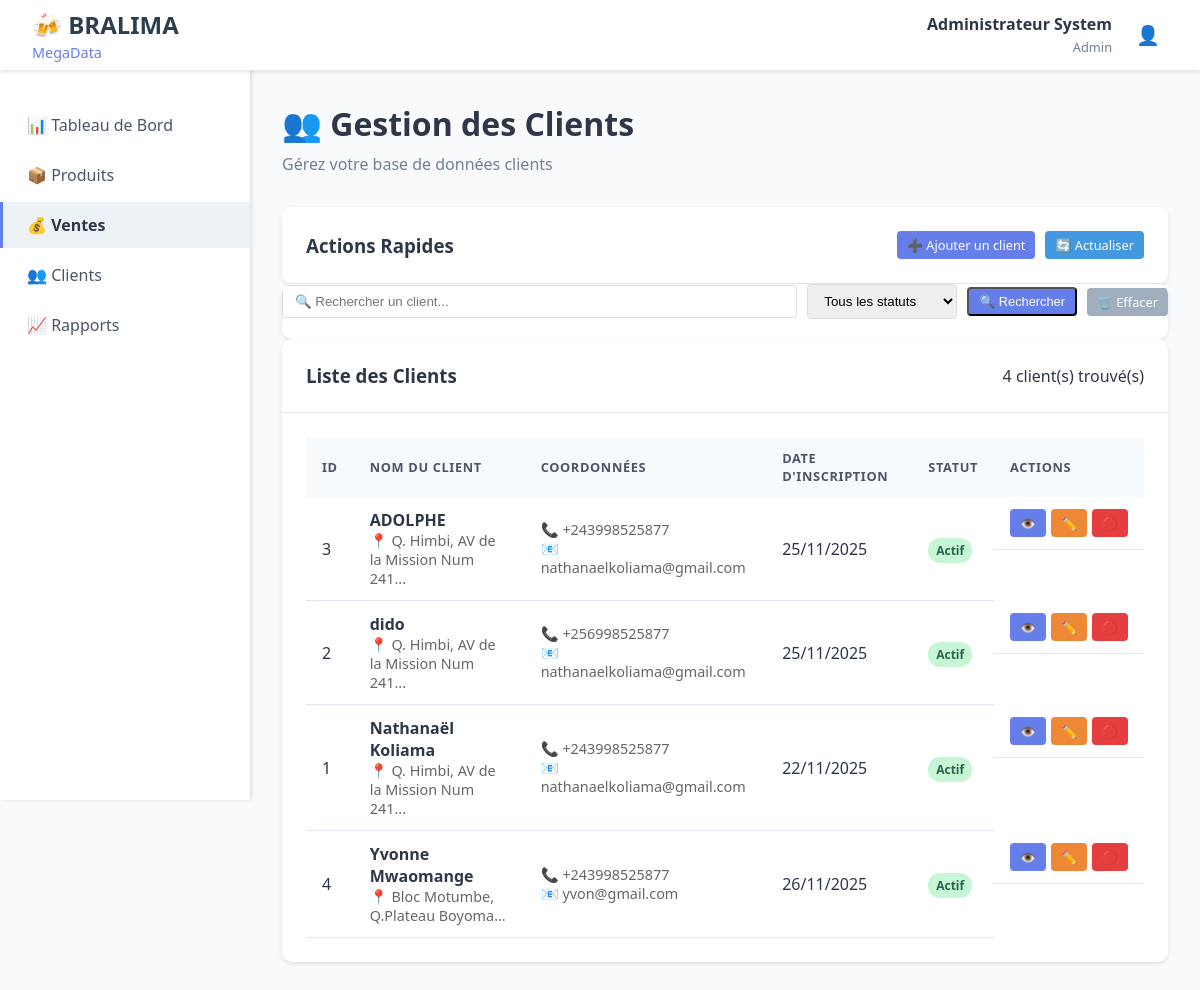
Before: /modules/clients/liste.php (signed in) with the older database file.
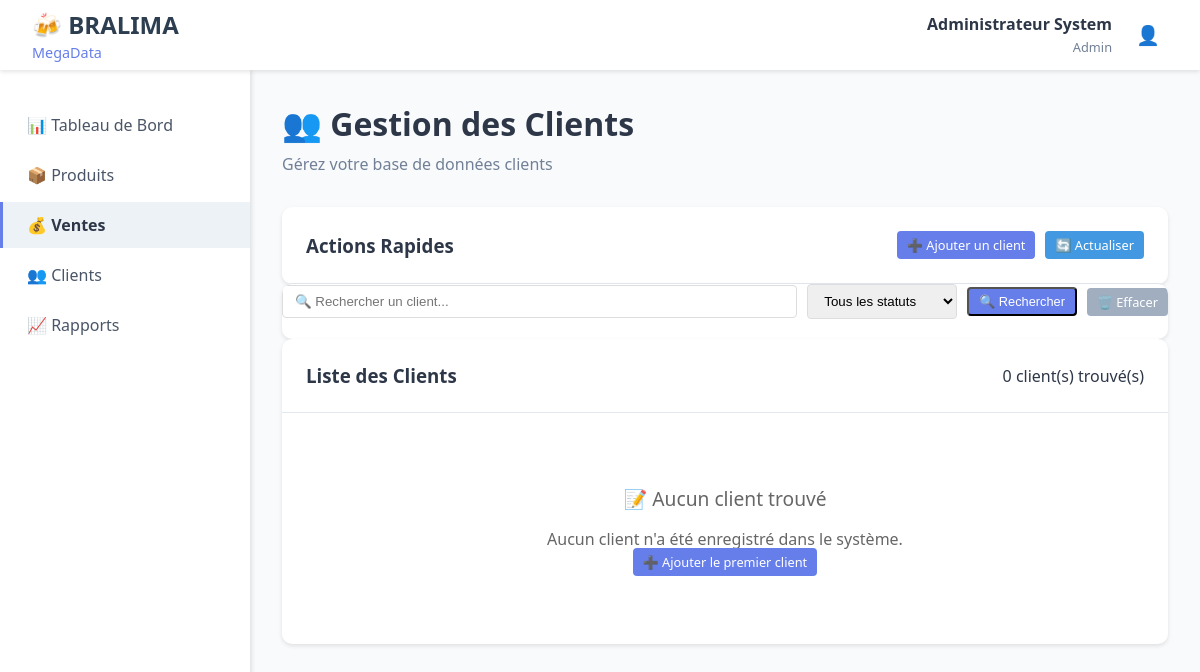
After: the same page with the newer database file.
### tables this page shows
CREATE TABLE clients (
    id_client INT PRIMARY KEY AUTO_INCREMENT,
    nom_client VARCHAR(100) NOT NULL,
    adresse TEXT,
    telephone VARCHAR(20),
    email VARCHAR(100),
    date_creation DATETIME DEFAULT CURRENT_TIMESTAMP,
    statut ENUM('actif', 'inactif') DEFAULT 'actif'
);

### modules/clients/liste.php (the view, shortened to what the changed rows need)
<!DOCTYPE html>
<html lang="fr">
<head>
    <link rel="stylesheet" href="../../assets/css/dashboard.css">
</head>
<body>
    <?php include '../../includes/header.php'; ?>
    <div class="container">
        <main class="main-content">
            <div class="page-header">
                <h1>👥 Gestion des Clients</h1>
            </div>
            <div class="content-card">
                <div class="card-header">
                    <h3>Liste des Clients</h3>
                    <span id="clientCount">
                        <?php
                        try {
                            $pdo = getDBConnection();
                            $where = [];
                            $params = [];
                            $where_clause = $where ? 'WHERE ' . implode(' AND ', $where) : '';
                            $count_sql = "SELECT COUNT(*) as total FROM clients $where_clause";
                            $stmt = $pdo->prepare($count_sql);
                            $stmt->execute($params);
                            $total = $stmt->fetch()['total'];
                            echo $total . ' client(s) trouvé(s)';
                        } catch (Exception $e) {
                            echo 'Erreur de comptage';
                        }
                        ?>
                    </span>
                </div>
                <div class="card-content">
                    <?php
                    try {
                        $pdo = getDBConnection();
                        $sql = "
                            SELECT * FROM clients
                            $where_clause
                            ORDER BY nom_client
                        ";
                        $stmt = $pdo->prepare($sql);
                        $stmt->execute($params);
                        $clients = $stmt->fetchAll();
                        if (count($clients) > 0):
                    ?>
                            <table class="data-table">
                                <thead>
                                    <tr>
                                        <th>ID</th>
                                        <th>Nom du Client</th>
                                        <th>Coordonnées</th>
                                        <th>Date d'inscription</th>
                                        <th>Statut</th>
                                        <th>Actions</th>
                                    </tr>
                                </thead>
                                <tbody>
                                    <?php foreach ($clients as $client): ?>
                                        <tr>
                                            <td><?php echo $client['id_client']; ?></td>
                                            <td>
                                                <strong><?php echo $client['nom_client']; ?></strong>
                                                <?php if (!empty($client['adresse'])): ?>
                                                    <div class="client-info">
                                                        📍 <?php echo substr($client['adresse'], 0, 50); ?>...
                                                    </div>
                                                <?php endif; ?>
                                            </td>
                                            <td>
                                                <?php if (!empty($client['telephone'])): ?>
                                                    <div class="client-info">📞 <?php echo $client['telephone']; ?></div>
                                                <?php endif; ?>
                                                <?php if (!empty($client['email'])): ?>
                                                    <div class="client-info">📧 <?php echo $client['email']; ?></div>
                                                <?php endif; ?>
                                            </td>
                                            <td><?php echo date('d/m/Y', strtotime($client['date_creation'])); ?></td>
                                            <td>
                                                <?php if ($client['statut'] == 'actif'): ?>
                                                    <span class="badge badge-success">Actif</span>
                                                <?php else: ?>
                                                    <span class="badge badge-danger">Inactif</span>
                                                <?php endif; ?>
                                            </td>
                                            <td class="actions">
                                                <a href="details.php?id=<?php echo $client['id_client']; ?>" class="btn btn-primary" title="Voir détails">
                                                    👁️
                                                </a>
                                                <a href="modifier.php?id=<?php echo $client['id_client']; ?>" class="btn btn-warning" title="Modifier">
                                                    ✏️
                                                </a>
                                                <?php if ($client['statut'] == 'actif'): ?>
                                                    <a href="desactiver.php?id=<?php echo $client['id_client']; ?>" class="btn btn-danger" title="Désactiver"
                                                        onclick="return confirm('Désactiver le client \'<?php echo $client['nom_client']; ?>\'?')">
                                                        🚫
                                                    </a>
                                                <?php else: ?>
                                                    <a href="activer.php?id=<?php echo $client['id_client']; ?>" class="btn btn-success" title="Activer">
                                                        ✅
                                                    </a>
                                                <?php endif; ?>
                                            </td>
                                        </tr>
                                    <?php endforeach; ?>
                                </tbody>
                            </table>
                        <?php else: ?>
                            <div style="text-align: center; padding: 3rem; color: #666;">
                                <p style="font-size: 1.2rem; margin-bottom: 1rem;">📝 Aucun client trouvé</p>
                                <p>
                                    <?php if (!empty($_GET['search']) || !empty($_GET['statut'])): ?>
                                        Aucun client ne correspond à vos critères de recherche.
                                        <br>
                                        <a href="liste.php" class="btn btn-primary" style="margin-top: 1rem;">
                                            🔄 Afficher tous les clients
                                        </a>
                                    <?php else: ?>
                                        Aucun client n'a été enregistré dans le système.
                                        <br>
                                        <a href="ajouter.php" class="btn btn-primary" style="margin-top: 1rem;">
                                            ➕ Ajouter le premier client
                                        </a>
                                    <?php endif; ?>
                                </p>
                            </div>
                        <?php endif; ?>
                    <?php
                    } catch (Exception $e) {
                        echo '<div style="text-align: center; padding: 2rem; color: red;">';
                        echo '<p>❌ Erreur lors du chargement des clients</p>';
                        echo '<p><small>' . $e->getMessage() . '</small></p>';
                        echo '</div>';
                    }
                    ?>
                </div>
            </div>
        </main>
    </div>
</body>
</html>

Changed rows visible on the page:
removed clients: id_client "3", nom_client "ADOLPHE", adresse "Q. Himbi, AV de la Mission Num 241", telephone "+243998525877", email "nathanaelkoliama@gmail.com", date_creation "25/11/2025", statut "Actif"
removed clients: id_client "2", nom_client "dido", adresse "Q. Himbi, AV de la Mission Num 241", telephone "+256998525877", email "nathanaelkoliama@gmail.com", date_creation "25/11/2025", statut "Actif"
removed clients: id_client "1", nom_client "Nathanaël Koliama", adresse "Q. Himbi, AV de la Mission Num 241", telephone "+243998525877", email "nathanaelkoliama@gmail.com", date_creation "22/11/2025", statut "Actif"
removed clients: id_client "4", nom_client "Yvonne Mwaomange", adresse "Bloc Motumbe, Q.Plateau Boyoma", telephone "+243998525877", email "yvon@gmail.com", date_creation "26/11/2025", statut "Actif"
Other visible differences:
$total: "4" → "0"
text no longer shown: "ID NOM DU CLIENT COORDONNÉES DATE D'INSCRIPTION STATUT ACTIONS"
text now shown: "📝 Aucun client trouvé Aucun client n'a été enregistré dans le système. ➕ Ajouter le premier client"
